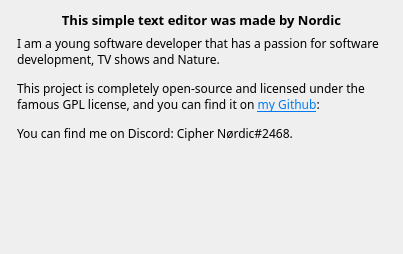
<?xml version="1.0" encoding="UTF-8"?>
<ui version="4.0">
 <class>About</class>
 <widget class="QWidget" name="About">
  <property name="geometry">
   <rect>
    <x>0</x>
    <y>0</y>
    <width>403</width>
    <height>254</height>
   </rect>
  </property>
  <property name="sizePolicy">
   <sizepolicy hsizetype="Preferred" vsizetype="Preferred">
    <horstretch>0</horstretch>
    <verstretch>0</verstretch>
   </sizepolicy>
  </property>
  <property name="minimumSize">
   <size>
    <width>0</width>
    <height>0</height>
   </size>
  </property>
  <property name="windowTitle">
   <string>About</string>
  </property>
  <layout class="QFormLayout" name="formLayout">
   <item row="1" column="0">
    <layout class="QHBoxLayout" name="horizontalLayout"/>
   </item>
   <item row="0" column="0" colspan="2">
    <widget class="QLabel" name="label">
     <property name="font">
      <font>
       <family>Century Gothic</family>
       <pointsize>10</pointsize>
       <weight>75</weight>
       <bold>true</bold>
      </font>
     </property>
     <property name="text">
      <string>This simple text editor was made by Nordic</string>
     </property>
     <property name="alignment">
      <set>Qt::AlignCenter</set>
     </property>
    </widget>
   </item>
   <item row="1" column="1">
    <widget class="QLabel" name="label_2">
     <property name="font">
      <font>
       <family>Century Gothic</family>
      </font>
     </property>
     <property name="text">
      <string>&lt;html&gt;&lt;head/&gt;&lt;body&gt;&lt;p&gt;I am a young software developer that has a passion for software development, TV shows and Nature.&lt;/p&gt;&lt;p&gt;This project is completely open-source and licensed under the famous GPL license, and you can find it on &lt;a href=&quot;https://github.com/nordic16/simplest-text-editor&quot;&gt;&lt;span style=&quot; text-decoration: underline; color:#007af4;&quot;&gt;my Github&lt;/span&gt;&lt;/a&gt;: &lt;/p&gt;&lt;p&gt;You can find me on Discord: Cipher Nørdic#2468.&lt;/p&gt;&lt;/body&gt;&lt;/html&gt;</string>
     </property>
     <property name="textFormat">
      <enum>Qt::AutoText</enum>
     </property>
     <property name="wordWrap">
      <bool>true</bool>
     </property>
     <property name="openExternalLinks">
      <bool>true</bool>
     </property>
    </widget>
   </item>
  </layout>
 </widget>
 <resources/>
 <connections/>
</ui>
